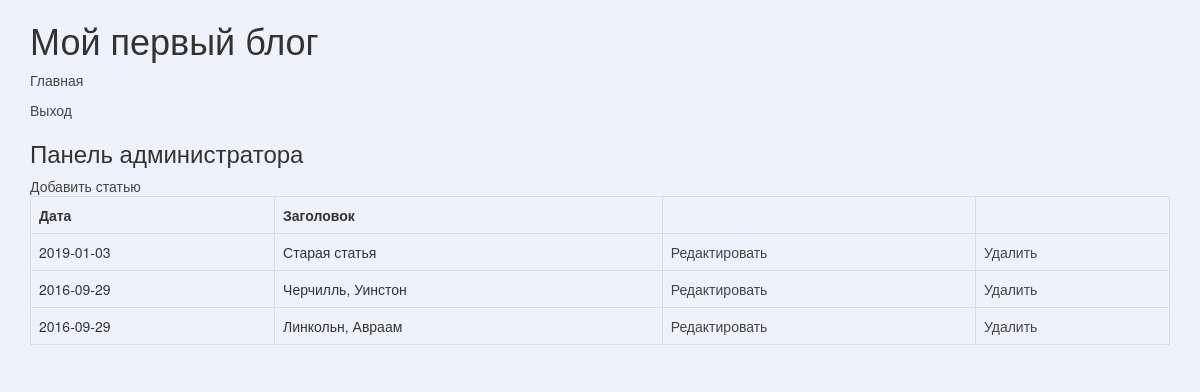
Before: /admin/index.php (signed in) with the older database file.
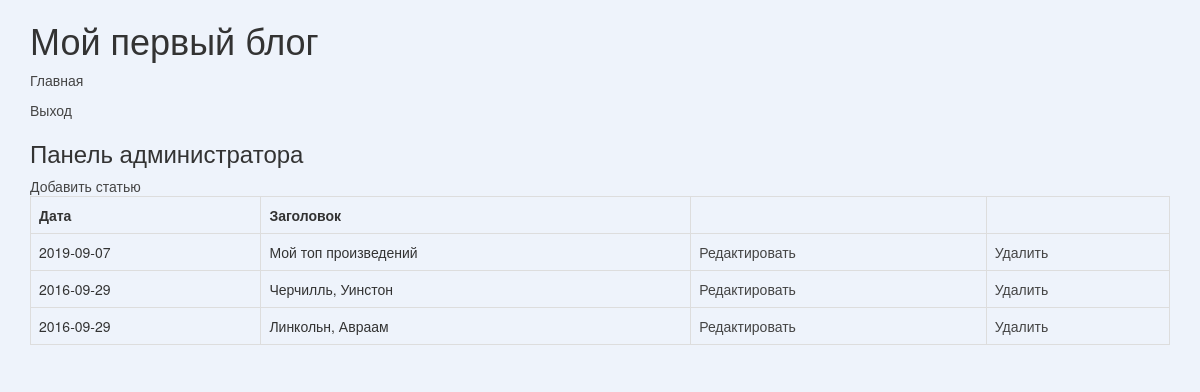
After: the same page with the newer database file.
### tables this page shows
CREATE TABLE `articles` (
  `id` int(11) NOT NULL,
  `title` varchar(256) NOT NULL,
  `content` text NOT NULL,
  `data` date NOT NULL,
  `image` text NOT NULL,
  `views` int(124) NOT NULL
);

### models/articles.php (called while the page is built, shortened)
<?php
    function article_all($link){
        $query = "SELECT * FROM `articles` ORDER BY id DESC";
        $result = mysqli_query($link, $query);
        $n = mysqli_num_rows($result);
        $articles = array();
        for ($i = 0; $i < $n; $i++){
            $row = mysqli_fetch_assoc($result);
            $articles[] =$row;
        }
        return $articles;
    }
?>

### views/articles_admin.php (the view, shortened to what this page needs)
<!DOCTYPE html>
<html lang="ru">
    <head>
        <link rel="stylesheet" href="https://maxcdn.bootstrapcdn.com/bootstrap/3.3.6/css/bootstrap.min.css">
        <link rel="stylesheet" type="text/css" href="/views/css/style.css">
   </head>
    <body>
        <div class="container">
            <h1> Мой первый блог </h1>
            <p> <a href="/index.php"> Главная            </a></p>
            <p> <a href="index.php?do=logout">Выход     </a></p>
            <h3>Панель администратора</h3>
            <div>
                <a href="index.php?action=add">Добавить статью</a>
                <table class="table table-bordered">
                    <tr>
                        <th>Дата</th>
                        <th>Заголовок</th>
                        <th></th>
                        <th></th>
                    </tr>
                    <?php foreach($articles as $a): ?>
                    <tr>
                        <td><?=$a['data']?></td>
                        <td><?=$a['title']?></td>
                        <td>
                            <a href="index.php?action=edit&id=<?=$a['id']?>">Редактировать</a>
                        </td>
                        <td>
                            <a href="index.php?action=delete&id=<?=$a['id']?>">Удалить</a>
                        </td>
                    </tr>
                    <?php endforeach ?>
                </table>
            </div>
        </div>
    </body>
</html>

### admin/index.php (shortened to what this page needs)
<?php
    require_once("../database.php");
    require_once("../models/articles.php");
    $link = db_connect();
    if (isset($_GET['action']))
        $action = $_GET['action'];
    else
        $action ="";
    if ($action == "add"){
        if (!empty($_POST)){
            article_new($link, $_POST['title'], $_POST['content'], $_POST['data'], $image);
            header("Location: index.php");
        }
        include("../views/article_admin.php");
    } else if ($action == "delete"){
        $id = $_GET['id'];
        article_delete($link, $id);
        header("Location: index.php");
    }
    else{
        $articles = article_all($link);
        include("../views/articles_admin.php");
    }
?>

### views/css/style.css (style rules this page uses)
html { height: 100%; }
body { padding: 0; margin: 0; background: #eef3fb no-repeat top center fixed; font-size: 14px; display: flex; flex-direction: column; height: 100%; }
a { color: #444; }
td a { width: 100%; height: 100%; display: block; }

Changed rows visible on the page:
removed articles: data "2019-01-03", title "Старая статья"
added articles: data "2019-09-07", title "Мой топ произведений"
